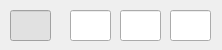
<?xml version="1.0" encoding="UTF-8"?>
<ui version="4.0">
 <class>addPoint</class>
 <widget class="QWidget" name="addPoint">
  <property name="geometry">
   <rect>
    <x>0</x>
    <y>0</y>
    <width>222</width>
    <height>50</height>
   </rect>
  </property>
  <property name="windowTitle">
   <string>Form</string>
  </property>
  <widget class="QLineEdit" name="lineEdit">
   <property name="geometry">
    <rect>
     <x>10</x>
     <y>10</y>
     <width>41</width>
     <height>31</height>
    </rect>
   </property>
   <property name="styleSheet">
    <string notr="true">background-color: rgb(225, 225, 225);</string>
   </property>
  </widget>
  <widget class="QLineEdit" name="lineEdit_2">
   <property name="geometry">
    <rect>
     <x>70</x>
     <y>10</y>
     <width>41</width>
     <height>31</height>
    </rect>
   </property>
  </widget>
  <widget class="QLineEdit" name="lineEdit_3">
   <property name="geometry">
    <rect>
     <x>170</x>
     <y>10</y>
     <width>41</width>
     <height>31</height>
    </rect>
   </property>
  </widget>
  <widget class="QLineEdit" name="lineEdit_4">
   <property name="geometry">
    <rect>
     <x>120</x>
     <y>10</y>
     <width>41</width>
     <height>31</height>
    </rect>
   </property>
  </widget>
 </widget>
 <resources/>
 <connections/>
</ui>
